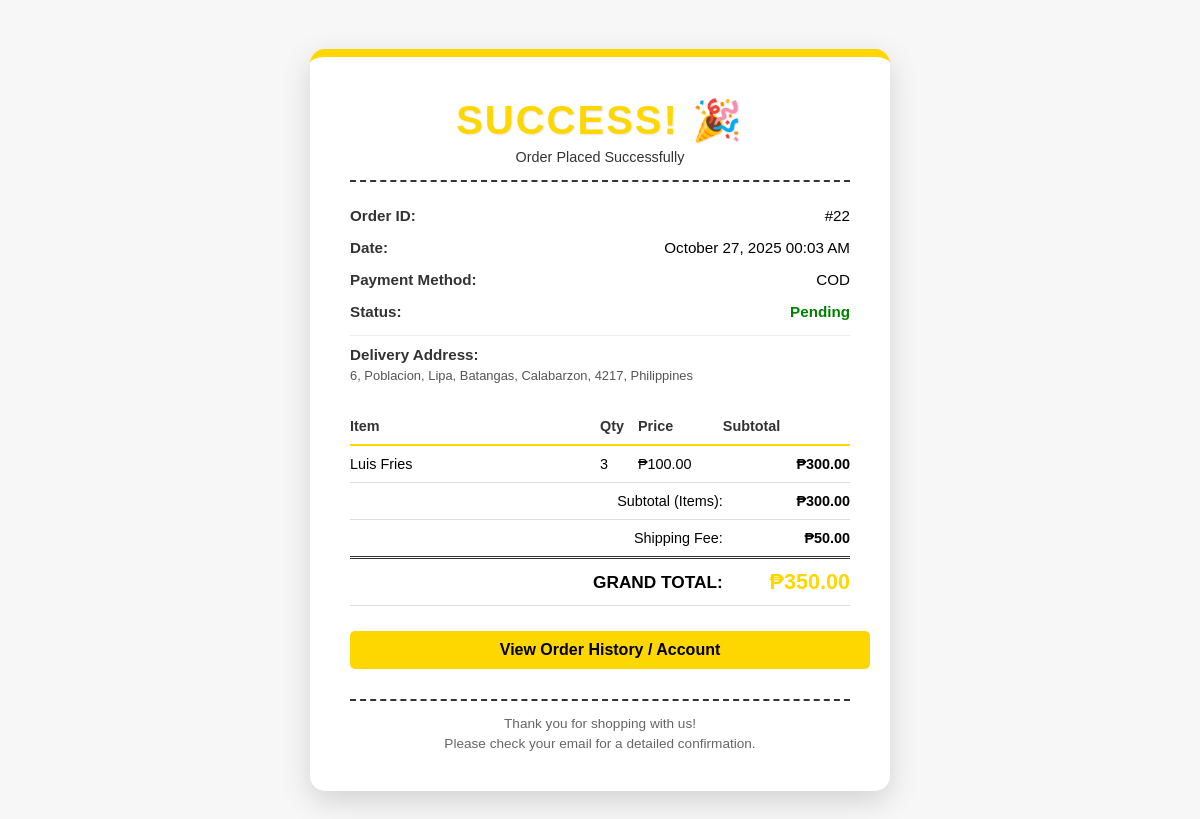
Screenshot of /index.php?action=receipt&order_id=22 (signed in) with the database file from the repository.
### tables this page shows
CREATE TABLE `orders` (
  `order_id` int(11) NOT NULL,
  `user_id` int(11) NOT NULL,
  `order_date` timestamp NOT NULL DEFAULT current_timestamp(),
  `delivery_address_id` int(11) NOT NULL,
  `payment_method` enum('COD','GCash') NOT NULL,
  `order_total` decimal(10,2) NOT NULL,
  `shipping_fee` decimal(10,2) DEFAULT 0.00,
  `total_commission` decimal(10,2) NOT NULL DEFAULT 0.00,
  `vendor_payout` decimal(10,2) NOT NULL DEFAULT 0.00,
  `order_status` enum('Pending','Approved','Shipped','Out for Delivery','Delivered') NOT NULL DEFAULT 'Pending',
  `paymongo_session_id` varchar(50) DEFAULT NULL,
  `updated_at` datetime DEFAULT NULL
);

CREATE TABLE `user_addresses` (
  `address_id` int(11) NOT NULL,
  `user_id` int(11) NOT NULL,
  `label` varchar(100) DEFAULT NULL,
  `full_address` text NOT NULL,
  `contact_number` varchar(20) DEFAULT NULL,
  `latitude` decimal(10,8) DEFAULT NULL,
  `longitude` decimal(11,8) DEFAULT NULL,
  `is_default` tinyint(1) DEFAULT 0,
  `created_at` timestamp NOT NULL DEFAULT current_timestamp(),
  `updated_at` timestamp NOT NULL DEFAULT current_timestamp() ON UPDATE current_timestamp()
);

CREATE TABLE `order_items` (
    `order_item_id` int(11) NOT NULL,
    `order_id` int(11) NOT NULL,
    `product_id` int(11) NOT NULL,
    `quantity` int(11) NOT NULL,
    `unit_price` decimal(10,2) NOT NULL,
    `line_total` decimal(10,2) NOT NULL,
    `commission_rate` decimal(4,2) NOT NULL DEFAULT 0.00
  );

CREATE TABLE `products` (
  `product_id` int(11) NOT NULL,
  `vendor_id` int(11) DEFAULT NULL,
  `category_id` int(11) DEFAULT NULL,
  `name` varchar(100) DEFAULT NULL,
  `description` text DEFAULT NULL,
  `price` decimal(10,2) DEFAULT NULL,
  `stock_quantity` int(11) DEFAULT NULL,
  `image_url` varchar(255) DEFAULT NULL,
  `status` enum('Active','Inactive','OutOfStock','Discontinued','Pending') DEFAULT 'Active',
  `created_at` timestamp NOT NULL DEFAULT current_timestamp(),
  `updated_at` timestamp NOT NULL DEFAULT current_timestamp() ON UPDATE current_timestamp(),
  `commission_rate` decimal(4,2) NOT NULL DEFAULT 10.00
);

### app/controllers/receiptController.php (called while the page is built, shortened)
<?php
class ReceiptController {
    private $orderModel;
    private $userId;
    public function __construct(PDO $pdo) {
        $this->userId = $_SESSION['user_id'] ?? null;
        $this->orderModel = new OrderModel($pdo);
    }
    public function viewReceipt(int $orderId) {
        try {
            $orderDetails = $this->orderModel->getSingleOrderDetails($orderId, $this->userId);
            $orderItems = $this->orderModel->getOrderItems($orderId);
            include __DIR__ . '/../views/receipt.php';
        } catch (Exception $e) {
            error_log("Receipt loading error: " . $e->getMessage());
            header("Location: index.php?action=dashboard&error=Could not load receipt.");
            exit;
        }
    }
}

### app/models/orderModels.php (called while the page is built, shortened)
<?php
class OrderModel {
    private $db;
    public function __construct(PDO $db) {
        $this->db = $db;
        $this->db->setAttribute(PDO::ATTR_ERRMODE, PDO::ERRMODE_EXCEPTION);
    }
    public function getSingleOrderDetails($orderId, $userId) {
        $sql = "
            SELECT
                o.order_id, o.user_id, o.payment_method, o.order_total, o.shipping_fee, o.order_status,
                a.label AS address_label,
                a.full_address,
                o.order_date AS created_at
            FROM orders o
            LEFT JOIN user_addresses a ON o.delivery_address_id = a.address_id
            WHERE o.order_id = ? AND o.user_id = ?
        ";
        $stmt = $this->db->prepare($sql);
        $stmt->execute([$orderId, $userId]);
        $order = $stmt->fetch(PDO::FETCH_ASSOC);
        return $order;
    }
    public function getOrderItems($orderId) {
        $sql = "
            SELECT
                oi.*,
                p.name AS product_name,
                p.image_url
            FROM order_items oi
            JOIN products p ON oi.product_id = p.product_id
            WHERE oi.order_id = ?
        ";
        $stmt = $this->db->prepare($sql);
        $stmt->execute([$orderId]);
        $items = $stmt->fetchAll(PDO::FETCH_ASSOC);
        return $items;
    }
}

### app/views/receipt.php (the view, shortened to what this page needs)
<?php
$orderId = $orderDetails['order_id'];
$orderTotal = $orderDetails['order_total'];
$shippingFee = $orderDetails['shipping_fee'] ?? 0.00;
$paymentMethod = $orderDetails['payment_method'];
$status = $orderDetails['order_status'];
$address = $orderDetails['full_address'] ?? 'Address not available';
$subTotal = $orderTotal - $shippingFee;
$date = date('F d, Y H:i A', strtotime($orderDetails['created_at'] ?? 'now'));
?>
<!DOCTYPE html>
<html lang="en">
<head>
    <link rel="stylesheet" href="public/assets/css/receipt.css">
</head>
<body>
<div class="receipt-container">
    <div class="header">
        <h1>SUCCESS! 🎉</h1>
        <p>Order Placed Successfully</p>
    </div>
    <div class="info-section">
        <span>Order ID:</span>
        <span>#<?= htmlspecialchars($orderId) ?></span>
    </div>
    <div class="info-section">
        <span>Date:</span>
        <span><?= htmlspecialchars($date) ?></span>
    </div>
    <div class="info-section">
        <span>Payment Method:</span>
        <span><?= htmlspecialchars($paymentMethod) ?></span>
    </div>
    <div class="info-section">
        <span>Status:</span>
        <span style="font-weight: bold; color: green;"><?= htmlspecialchars($status) ?></span>
    </div>
    <div class="info-section" style="flex-direction: column; border-top: 1px solid #eee; padding-top: 10px;">
        <span style="margin-bottom: 5px;">Delivery Address:</span>
        <span style="font-weight: normal; font-size: 0.85em; color: #555;"><?= htmlspecialchars($address) ?></span>
    </div>
    <table class="items-table">
        <thead>
            <tr>
                <th style="width: 50%;">Item</th>
                <th>Qty</th>
                <th>Price</th>
                <th>Subtotal</th>
            </tr>
        </thead>
        <tbody>
            <?php foreach ($orderItems as $item): ?>
            <tr>
                <td><?= htmlspecialchars($item['product_name']) ?></td>
                <td><?= htmlspecialchars($item['quantity']) ?></td>
                <td>₱<?= number_format($item['unit_price'], 2) ?></td>
                <td>₱<?= number_format($item['line_total'], 2) ?></td>
            </tr>
            <?php endforeach; ?>
        </tbody>
        <tfoot>
            <tr>
                <td colspan="3" style="text-align: right; padding-top: 10px;">Subtotal (Items):</td>
                <td style="text-align: right; padding-top: 10px;">₱<?= number_format($subTotal, 2) ?></td>
            </tr>
            <tr>
                <td colspan="3" style="text-align: right;">Shipping Fee:</td>
                <td style="text-align: right;">₱<?= number_format($shippingFee, 2) ?></td>
            </tr>
            <tr class="total-row">
                <td colspan="3" style="text-align: right; font-size: 1.2em;">GRAND TOTAL:</td>
                <td class="grand-total">₱<?= number_format($orderTotal, 2) ?></td>
            </tr>
        </tfoot>
    </table>
    <a href="index.php?action=track_orders&status=Pending" class="receipt-btn">
        <i class="bi bi-person-circle"></i> View Order History / Account
    </a>
    <div class="footer">
        Thank you for shopping with us!
        <div style="margin-top: 5px;">Please check your email for a detailed confirmation.</div>
    </div>
</div>
</body>
</html>

### public/assets/css/receipt.css (style rules this page uses)
:root { --gold-color: #ffd700; --dark-color: #333; --light-color: #f7f7f7; }
body { font-family: 'Arial', sans-serif; background-color: var(--light-color); display: flex; justify-content: center; align-items: center; min-height: 100vh; margin: 0; padding: 20px; }
.receipt-container { width: 100%; max-width: 500px; background-color: white; padding: 40px; border-radius: 15px; box-shadow: 0 10px 30px rgba(0, 0, 0, 0.15); animation: fadeIn 0.8s ease-out; border-top: 8px solid var(--gold-color); }
.header { text-align: center; border-bottom: 2px dashed var(--dark-color); padding-bottom: 15px; margin-bottom: 25px; }
.header h1 { color: var(--gold-color); margin: 0 0 5px 0; font-size: 2.5em; letter-spacing: 2px; text-shadow: 1px 1px 2px rgba(0, 0, 0, 0.1); animation: popIn 0.5s cubic-bezier(0.68, -0.55, 0.27, 1.55); }
.header p { margin: 0; color: var(--dark-color); font-size: 0.9em; }
.info-section { display: flex; justify-content: space-between; margin-bottom: 15px; font-size: 0.95em; }
.info-section span:first-child { font-weight: bold; color: var(--dark-color); }
.items-table { width: 100%; border-collapse: collapse; margin: 25px 0; font-size: 0.9em; }
.items-table th, .items-table td { padding: 10px 0; text-align: left; border-bottom: 1px solid #ddd; }
.items-table th { color: var(--dark-color); font-weight: bold; border-bottom: 2px solid var(--gold-color); }
.items-table td:last-child { text-align: right; font-weight: bold; }
.total-row { border-top: 3px double var(--dark-color); padding-top: 15px; }
.total-row td { font-size: 1.1em; font-weight: bold; }
.total-row .grand-total { color: var(--gold-color); font-size: 1.5em; text-align: right; }
.footer { text-align: center; margin-top: 30px; padding-top: 15px; border-top: 2px dashed var(--dark-color); font-size: 0.85em; color: #666; }
.receipt-btn { display: block; width: 100%; padding: 10px; margin-top: 20px; background-color: #ffd700; color: black; text-align: center; text-decoration: none; border-radius: 5px; font-weight: 600; border: none; cursor: pointer; }

### rows the page displays
orders: order_id "22", order_date "October 27, 2025 00:03 AM", payment_method "COD", order_status "Pending", delivery_address.full_address "6, Poblacion, Lipa, Batangas, Calabarzon, 4217, Philippines", subTotal "300.00", shipping_fee "50.00", order_total "350.00"
order_items: product.name "Luis Fries", quantity "3", unit_price "100.00", line_total "300.00"
